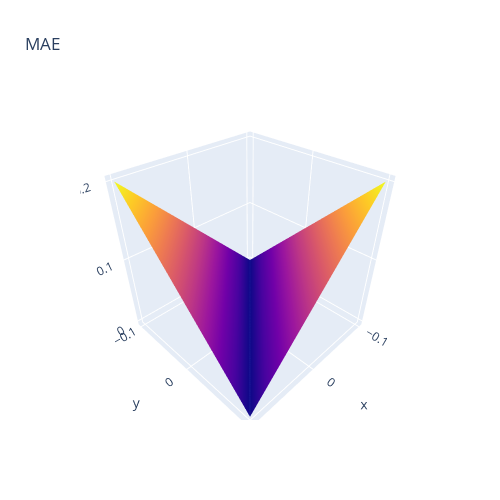
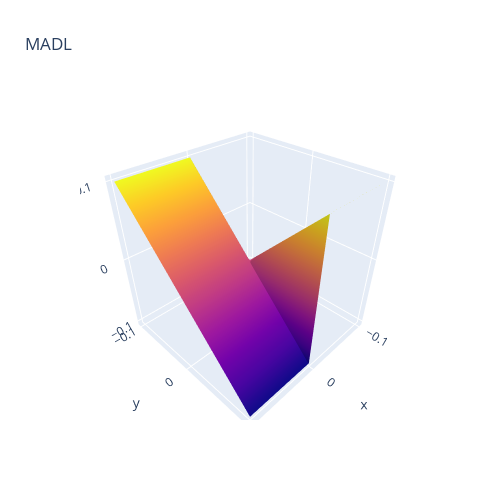
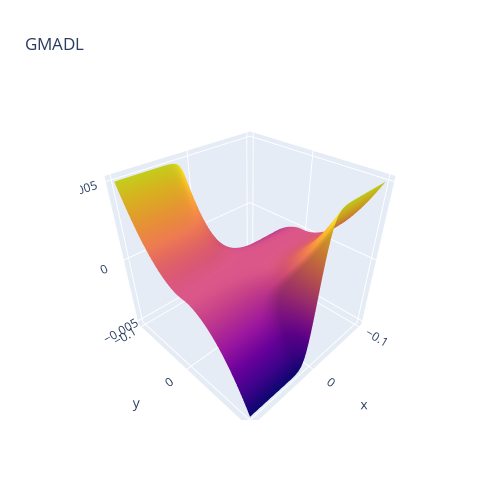

The notebook cell these images were saved under, in order:
### Code cell
plot_surface(mae, title="MAE")
plot_surface(madl, title="MADL")
plot_surface(gmadl, title="GMADL")
